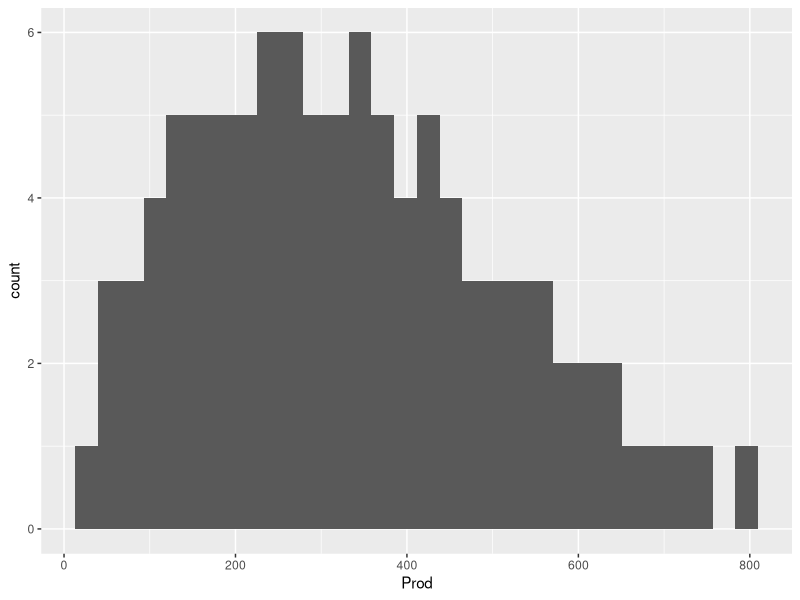
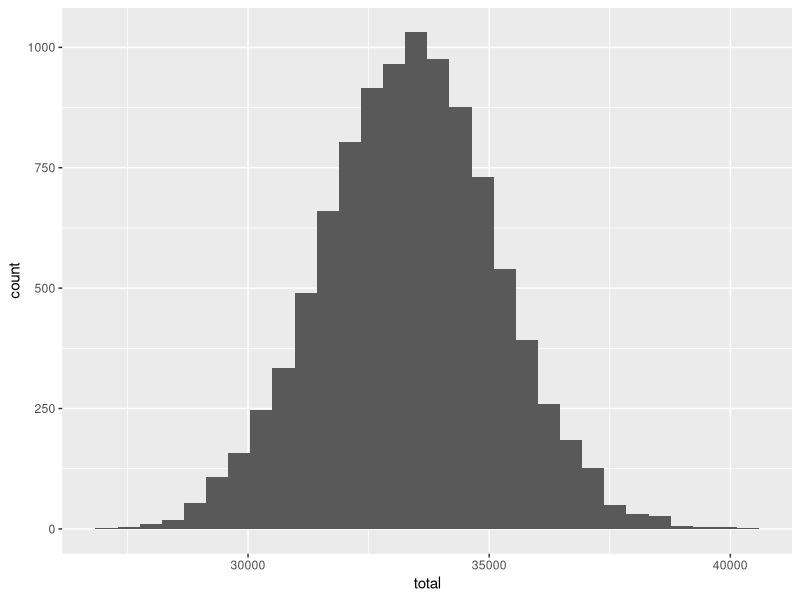
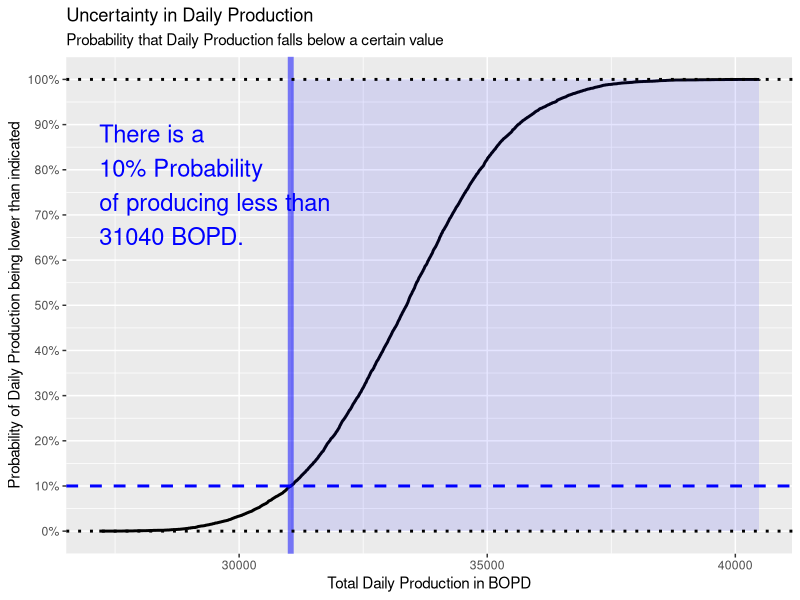
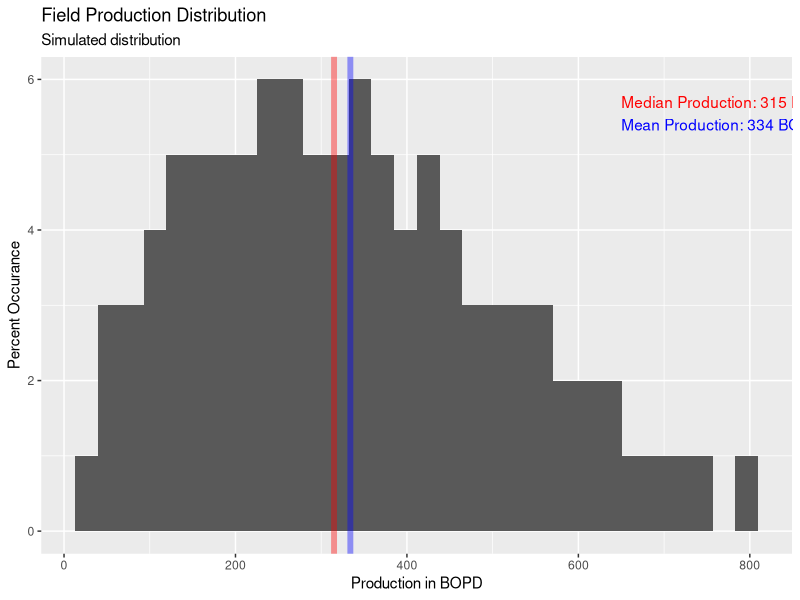
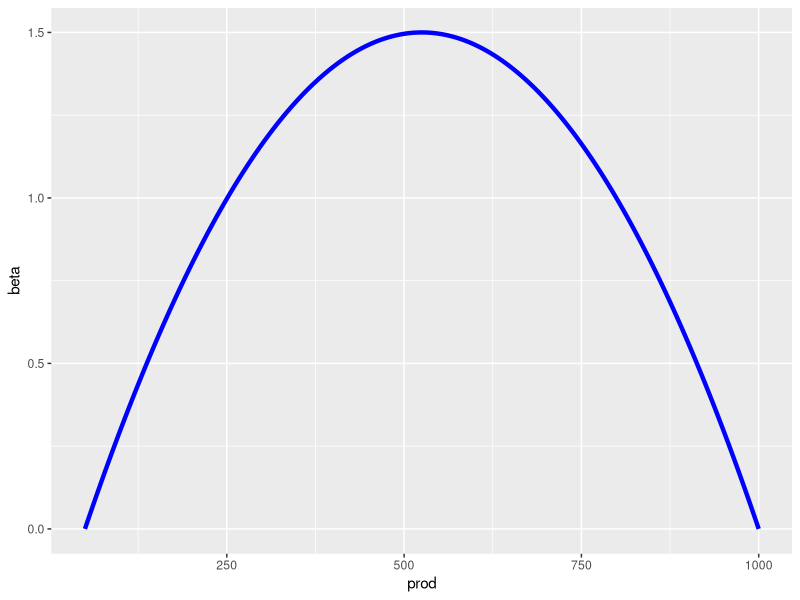
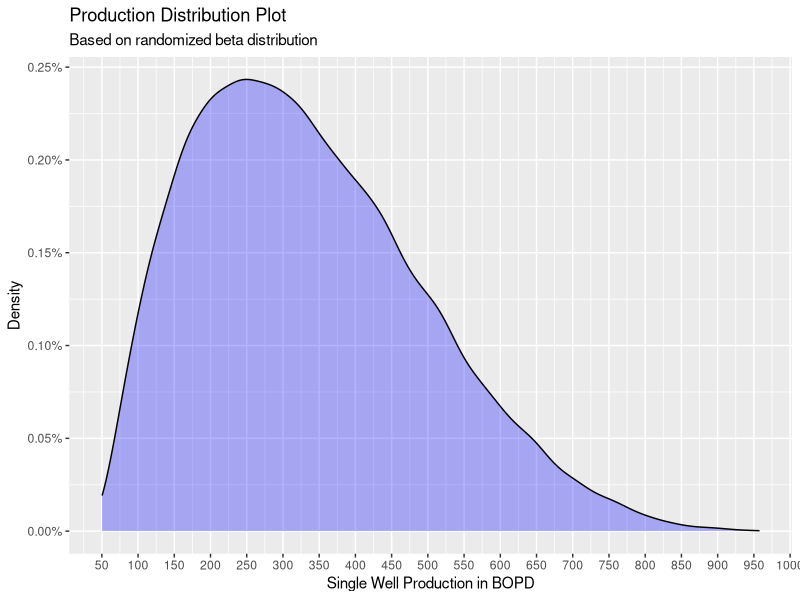
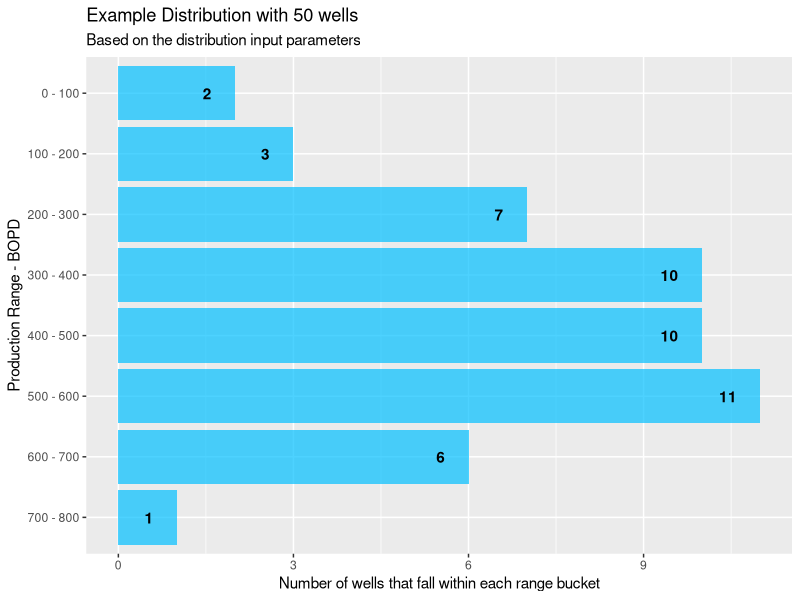
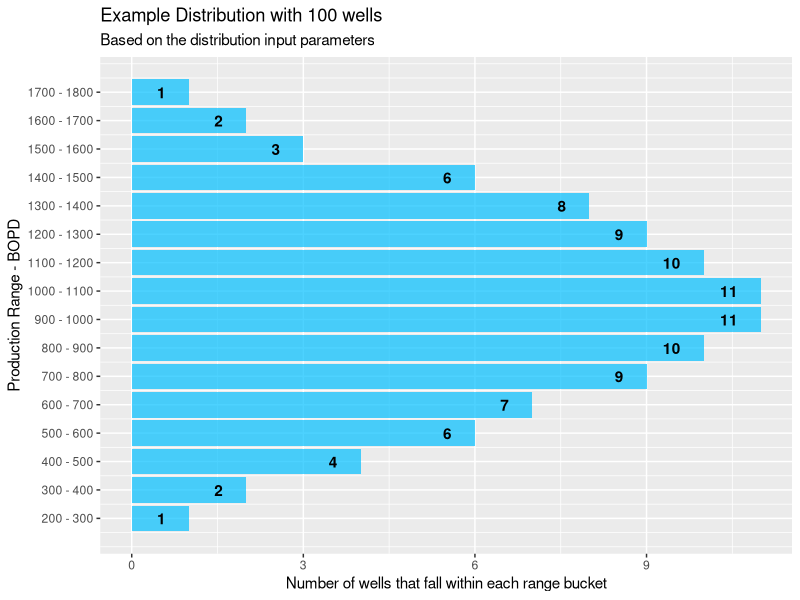

Generate these figures, in order, with R:
# Title ---------------------------------------------------------------------------------------
# Monte Carlo Oil Production Model
#
# Notes: use beta distribution to create Monte Carlo Simulation to forecast oil production
#
# Inputs: min_prod_well, max_prod_well, shape1, shape2, num_wells
# Outputs: histogram of distribution, CDF, table of percentile results w/ probabilities


# Libraries -----------------------------------------------------------------------------------
library(dplyr)
library(ggplot2)

# Inputs --------------------------------------------------------------------------------------

min_prod_well <- 50       # smallest well production in BOPD
max_prod_well <- 1000     # highest well production in BOPD
shape1 <- 2
shape2 <- 4
num_wells <- 100
runs <- 10000


# MC Simulation -------------------------------------------------------------------------------

sims <- c()
total_prod <- c()
for (i in c(1:runs)) {
      
      beta <- sort(rbeta(num_wells, shape1 = shape1, shape2 = shape2))
      well_prod <- min_prod_well + (beta * max_prod_well - min_prod_well)
      
      if (is.null(sims)) {
            sims <- well_prod
            total_prod <- sum(well_prod)
      } else {
            sims <- sims + well_prod
            total_prod <- append(total_prod, sum(well_prod))
      }
}
sims <- round( sims / runs, 1)
mc <- data.frame(Prod = sims)
ggplot(mc, aes(x = Prod)) + geom_histogram()

prod_df <- data.frame(total = total_prod)
ggplot(prod_df, aes(x = total)) + geom_histogram()


prob <- 0.1
prod_prob <- round(quantile(total_prod, prob), 0)

plot_expl <- paste0("There is a \n", prob * 100, "% Probability \n",
                    "of producing less than \n", prod_prob, " BOPD.")

ggplot(prod_df, aes(x = total)) + 
      stat_ecdf(geom = "step", pad = FALSE, size = 1) +
      geom_vline(xintercept = prod_prob, 
                 size = 2, 
                 color = 'blue',
                 alpha = 0.5) +
      geom_hline(yintercept = prob, size = 1, linetype = "dashed",
                 color = "blue") +
      annotate("text", label = plot_expl,
               x = min(total_prod), y = 0.9,
               color = 'blue', hjust = 0, size = 6, vjust = 1) +
      annotate("rect",
               xmin = prod_prob, xmax = max(total_prod),
               ymin = 0, ymax = 1,
               fill = 'blue', alpha = 0.1) +
      geom_hline(yintercept = c(0,1), size = 1, linetype = "dotted") +
      labs(
            title = "Uncertainty in Daily Production",
            subtitle = "Probability that Daily Production falls below a certain value"
      ) +
      scale_y_continuous(labels = scales::percent, 
                         breaks = seq(0, 1, 0.1)) +
      xlab("Total Daily Production in BOPD") +
      ylab("Probability of Daily Production being lower than indicated")




# Results -------------------------------------------------------------------------------------
summary(mc)

# Median and Mean Production (per well)
med <- round(median(mc$Prod), 0)
avg <- round(mean(mc$Prod), 0)



# Histogram
g <- ggplot(mc, aes(x = Prod, y=100*(..count..)/sum(..count..))) + 
      geom_histogram() +
      labs(
            title = "Field Production Distribution",
            subtitle = "Simulated distribution"
      ) +
      xlab("Production in BOPD") +
      ylab("Percent Occurance") +
      geom_vline(xintercept = med, color = 'red', size = 2, alpha = 0.4) +
      geom_vline(xintercept = avg, color = 'blue', size = 2, alpha = 0.4)

# Labels
label_med <- paste0("Median Production: ", med, " BOPD")
label_avg <- paste0("Mean Production: ", avg, " BOPD")

y_max <- max(ggplot_build(g)$data[[1]]$ymax)

g + annotate("text",
             label = c(label_med, label_avg),
             x = 650,
             y = c(y_max * 0.95, y_max * 0.9),
             color = c("red", "blue"),
             hjust = 0)


x <- seq(0, 1, length=1000)
prod <- seq(50, 1000, length = 1000)
df_beta <- data.frame(x = prod, beta = dbeta(x, 2, 2))

ggplot(df_beta, aes(x = prod, y = beta)) + geom_line(size = 1.5, color = "blue")


min_prod_well <- 50
max_prod_well <- 1000

set.seed(1235)
beta <- sort(rbeta(50000, shape1 = 2, shape2 = 5))
well_prod <- 2*min_prod_well + (beta * max_prod_well - min_prod_well)

df <- data.frame(Production = well_prod)

ggplot(df, aes(x = Production)) + 
      geom_density(fill = "blue", alpha = 0.3) +
      labs(
            title = "Production Distribution Plot",
            subtitle = "Based on randomized beta distribution"
      ) +
      ylab("Density") + xlab("Single Well Production in BOPD") +
      scale_y_continuous(labels = scales::percent) +
      scale_x_continuous(breaks = seq(50, 1000, 50))

summary(df)

num_wells <- 50
alpha <- 2
beta <- 4

# Create Beta distribution samples from input

library(plyr)

distr <- rbeta(num_wells, alpha, beta)
well_prod <- 2*min_prod_well + (distr * max_prod_well - min_prod_well)

df <- data.frame(well_prod)

df$upper_prod <- round_any(df$well_prod, 100, f = ceiling)
df$lab <- paste0(df$upper_prod-100, " - ", df$upper_prod)
df$lab <- as.factor(df$lab)

c <- dplyr::count(df, lab)

flevels <- rev(levels(c$lab))

ggplot(c, aes(x = lab, y = n)) +
      geom_bar(stat = 'identity', fill = "deepskyblue1", alpha = 0.7) +
      scale_x_discrete(limits = flevels) +
      coord_flip() +
      labs(
            title = paste0("Example Distribution with ", num_wells, " wells"),
            subtitle = "Based on the distribution input parameters"
      ) +
      xlab("Production Range - BOPD") +
      ylab("Number of wells that fall within each range bucket") +
      geom_text(aes(x = lab, y = n, label = n), hjust = 1, nudge_y = -0.4, fontface = "bold")



iterations <- 100
num_wells <- 100
alpha <- 4
beta <- 4

distr <- seq(0, 0, length = num_wells)
for (i in c(1:iterations)) {
      
      distr <- distr + sort(rbeta(num_wells, alpha, beta))
      
}

max_prod_well <- 2000
min_prod_well <- 0

distr <- distr / iterations
well_prod <- 2*min_prod_well + (distr * max_prod_well - min_prod_well)

df <- data.frame(well_prod)
df$upper_prod <- round_any(df$well_prod, 100, f = ceiling)

c <- dplyr::count(df, upper_prod)
#c <- dplyr::arrange(c, upper_prod)
c$lab <- paste0(c$upper_prod-100, " - ", c$upper_prod)

ggplot(c, aes(x = upper_prod, y = n)) +
      geom_bar(stat = 'identity', fill = "deepskyblue1", alpha = 0.7) +
      scale_x_continuous(breaks = c$upper_prod,
                         labels = paste0(c$upper_prod-100, " - ", c$upper_prod)) +
      coord_flip() +
      labs(
            title = paste0("Example Distribution with ", num_wells, " wells"),
            subtitle = "Based on the distribution input parameters"
      ) +
      xlab("Production Range - BOPD") +
      ylab("Number of wells that fall within each range bucket") +
      geom_text(aes(x = upper_prod, y = n, label = n), hjust = 1, nudge_y = -0.4, fontface = "bold")
